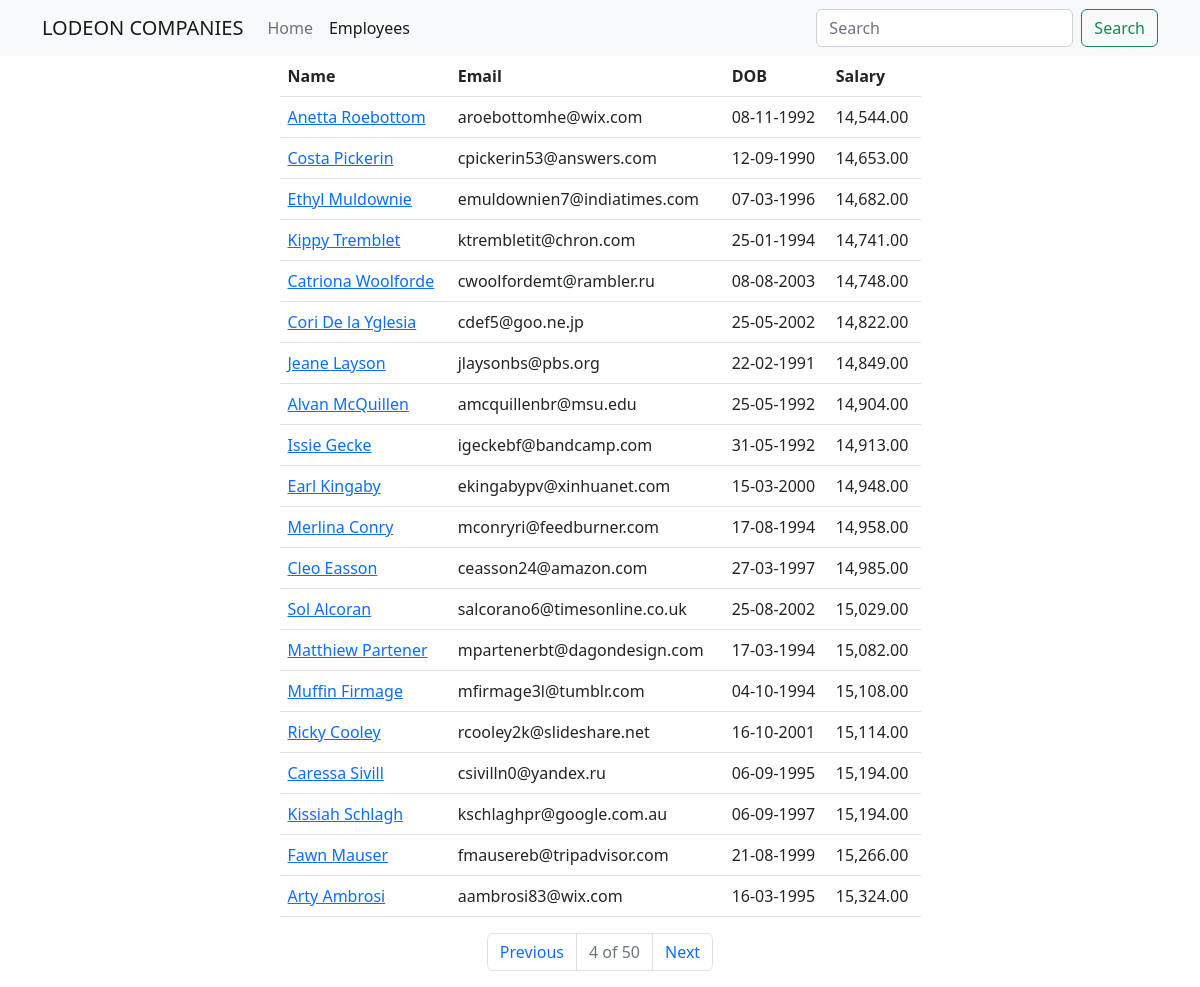
The page /employees?page=4 on the database its author committed.
### main_app/models.py (models this page shows, shortened)
class Employee(models.Model):
    name = models.CharField(max_length=40)
    email = models.EmailField(unique=True)
    dob = models.DateField(null=True)
    salary = models.DecimalField(max_digits=7, decimal_places=2)
    disabled = models.BooleanField(default=False)
    profile = models.ImageField(upload_to=unique_img_name, null=True, default="employees/businessman.png")
    created_at = models.DateTimeField(auto_now_add=True, null=True)  # Once during creation
    updated_at = models.DateTimeField(auto_now=True, null=True)  # Everytime an update is done
    class Meta:
        verbose_name = 'Employee'
        verbose_name_plural = 'Employees'
        ordering = ['salary']

### main_app/views.py (the view)
# urls.py: path('employees', views.all_employees, name="all"),
def all_employees(request):
    employees = Employee.objects.all().all().order_by("salary")
    paginator = Paginator(employees, 20)
    page_number = request.GET.get('page')
    data = paginator.get_page(page_number)
    return render(request, "all_employees.html", {"employees": data})

### templates/all_employees.html (shortened to what this page needs)
{% extends 'base_template.html' %}
{% load humanize %}
{% block content %}
     {% include 'navbar.html' %}
	<div class="container">
    <div class="row justify-content-center">
        <div class="col-sm-7">
            <table   class="table">
                <thead>
                <tr>
                    <th>Name</th>
                    <th>Email</th>
                    <th>DOB</th>
                    <th>Salary</th>
                </tr>
                </thead>
            <tbody>
                {% for employee in employees %}
                    <tr>
                        <td>
                            <a href="/employees/{{ employee.id }}">{{ employee.name | capfirst }}</a>
                        </td>
                        <td>{{ employee.email }}</td>
                        <td>{{ employee.dob | date:'d-m-Y' }}</td>
                        <td>{{ employee.salary | intcomma }}</td>
                    </tr>
                {% endfor %}
            </tbody>
</table>
          <nav aria-label="Page navigation example">
                    <ul class="pagination justify-content-center">
                        {% if employees.has_previous %}
                            <li class="page-item">
                                <a class="page-link" href='?page={{ employees.previous_page_number }}'>Previous</a>
                            </li>
                        {% else %}
                            <li class="page-item disabled">
                                <a class="page-link" href='' tabindex="-1" aria-disabled="True">Previous</a>
                            </li>
                        {% endif %}
                           <li class="page-item disabled">
                                <a class="page-link" href='' tabindex="-1" aria-disabled="True">{{ employees.number }} of {{ employees.paginator.num_pages }}</a>
                            </li>
                        {% if employees.has_next %}
                            <li class="page-item">
                                <a class="page-link" href='?page={{ employees.next_page_number }}'>Next</a>
                            </li>
                        {% else %}
                            <li class="page-item disabled">
                                <a class="page-link" href='' tabindex="-1" aria-disabled="True">Next</a>
                            </li>
                        {% endif %}
                    </ul>
                </nav>
        </div>
    </div>
</div>
{% endblock %}

### rows shown on the page
Employee: name "Anetta Roebottom", email "aroebottomhe@wix.com", dob "08-11-1992", salary "14,544.00"
Employee: name "Costa Pickerin", email "cpickerin53@answers.com", dob "12-09-1990", salary "14,653.00"
Employee: name "Ethyl Muldownie", email "emuldownien7@indiatimes.com", dob "07-03-1996", salary "14,682.00"
Employee: name "Kippy Tremblet", email "ktrembletit@chron.com", dob "25-01-1994", salary "14,741.00"
Employee: name "Catriona Woolforde", email "cwoolfordemt@rambler.ru", dob "08-08-2003", salary "14,748.00"
Employee: name "Cori De la Yglesia", email "cdef5@goo.ne.jp", dob "25-05-2002", salary "14,822.00"
Employee: name "Jeane Layson", email "jlaysonbs@pbs.org", dob "22-02-1991", salary "14,849.00"
Employee: name "Alvan McQuillen", email "amcquillenbr@msu.edu", dob "25-05-1992", salary "14,904.00"
Employee: name "Issie Gecke", email "igeckebf@bandcamp.com", dob "31-05-1992", salary "14,913.00"
Employee: name "Earl Kingaby", email "ekingabypv@xinhuanet.com", dob "15-03-2000", salary "14,948.00"
Employee: name "Merlina Conry", email "mconryri@feedburner.com", dob "17-08-1994", salary "14,958.00"
Employee: name "Cleo Easson", email "ceasson24@amazon.com", dob "27-03-1997", salary "14,985.00"
Employee: name "Sol Alcoran", email "salcorano6@timesonline.co.uk", dob "25-08-2002", salary "15,029.00"
Employee: name "Matthiew Partener", email "mpartenerbt@dagondesign.com", dob "17-03-1994", salary "15,082.00"
Employee: name "Muffin Firmage", email "mfirmage3l@tumblr.com", dob "04-10-1994", salary "15,108.00"
Employee: name "Ricky Cooley", email "rcooley2k@slideshare.net", dob "16-10-2001", salary "15,114.00"
Employee: name "Caressa Sivill", email "csivilln0@yandex.ru", dob "06-09-1995", salary "15,194.00"
Employee: name "Kissiah Schlagh", email "kschlaghpr@google.com.au", dob "06-09-1997", salary "15,194.00"
Employee: name "Fawn Mauser", email "fmausereb@tripadvisor.com", dob "21-08-1999", salary "15,266.00"
Employee: name "Arty Ambrosi", email "aambrosi83@wix.com", dob "16-03-1995", salary "15,324.00"

### other values the page prints
{{ employees.number }} "4"
{{ employees.paginator.num_pages }} "50"
